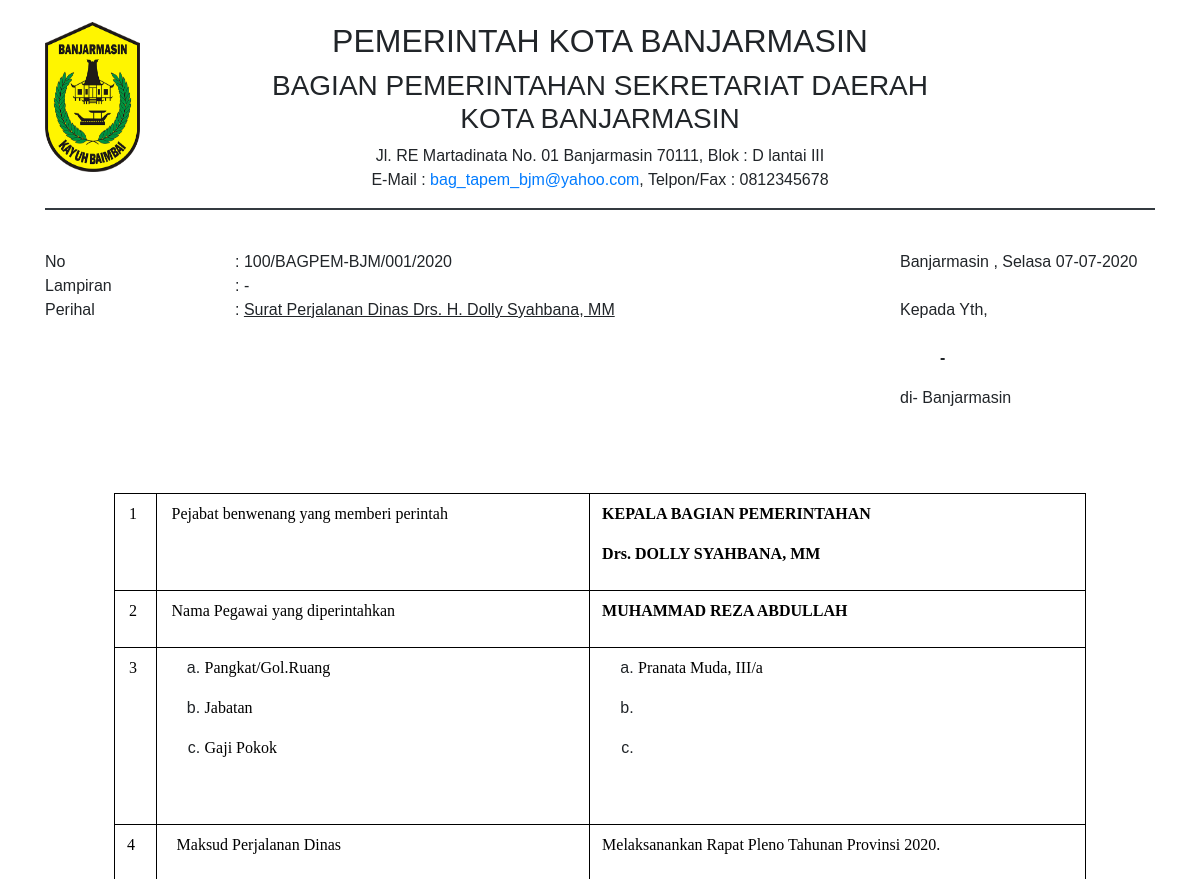
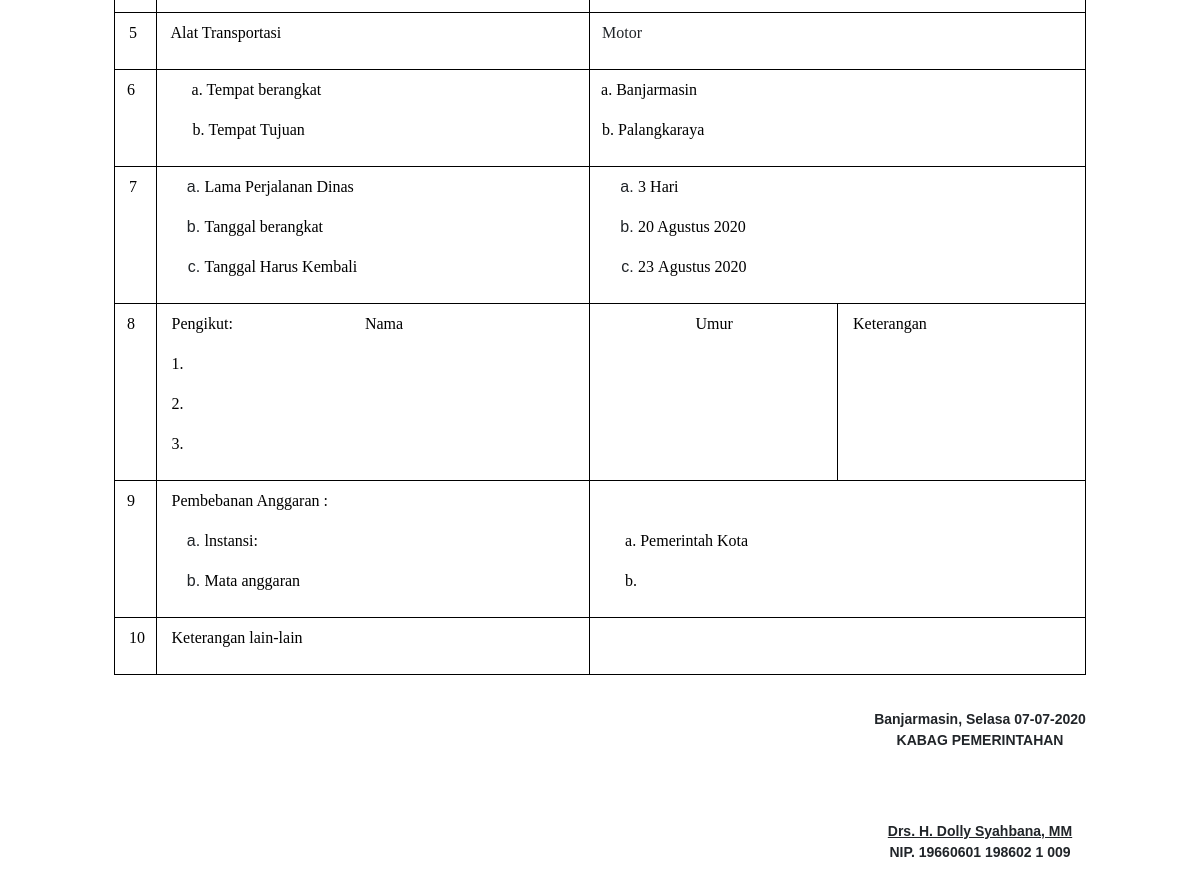
The page /admin/laporan/lap_sk_undangan.php?id=100/BAGPEM-BJM/001/2020 on the database its author committed (2 pictures, top to bottom).
### tables this page shows
CREATE TABLE `surat_keluar` (
  `id_sk` int(11) NOT NULL,
  `pembuat` varchar(225) NOT NULL,
  `no_surat` varchar(225) NOT NULL,
  `tgl_dibuat` datetime NOT NULL,
  `perihal` varchar(225) NOT NULL,
  `penerima` text NOT NULL,
  `isi` longtext NOT NULL,
  `type_surat` varchar(25) NOT NULL,
  `status_surat` int(5) NOT NULL
);

CREATE TABLE `user` (
  `id` int(11) NOT NULL,
  `username` varchar(50) NOT NULL,
  `password` varchar(225) NOT NULL,
  `nama` varchar(255) NOT NULL,
  `nip` varchar(25) NOT NULL,
  `pangkat` varchar(50) NOT NULL,
  `telegram_id` int(25) NOT NULL,
  `images` varchar(100) NOT NULL
);

### connections/tgl_indo.php (called while the page is built)
<?php
    function tgl_indo($indo_tgl){
       $tr   = trim($indo_tgl);
       $indo_tgl    = str_replace(array('Sun', 'Mon', 'Tue', 'Wed', 'Thu', 'Fri', 'Sat', 'January', 'February', 'March', 'April', 'May', 'June', 'July', 'August', 'September', 'October', 'November', 'December'), array('Minggu', 'Senin', 'Selasa', 'Rabu', 'Kamis', 'Jum\'at', 'Sabtu', 'Januari', 'Februari', 'Maret', 'April', 'Mei', 'Juni', 'Juli', 'Agustus', 'September', 'Oktober', 'November', 'Desember'), $tr);
       return $indo_tgl;
   }
 ?>

### admin/laporan/lap_sk_undangan.php (the view, shortened to what this page needs)
<?php include_once '../../assets/kop_surat.php'; include '../../connections/connection_db.php';?>
<?php
$id=$_GET['id'];
$sql=mysqli_query($con,"SELECT * from surat_keluar where no_surat='$id'");
while ($data=mysqli_fetch_array($sql)) {
	$tgl_dibuat=$data['tgl_dibuat'];
	?>
	<div class="row">
		<div class="col-md-2">
			No
			<br>
			Lampiran
			<br>
			Perihal
		</div>
		<div class="col-md-7">
			: <?php echo $data['no_surat']; ?>
			<br>
			: -
			<br>
			: <u><?php echo $data['perihal']; ?></u>
		</div>
		<div class="col-md-3" style="">
			Banjarmasin , <?php echo tgl_indo(date("D d-m-Y",strtotime($tgl_dibuat))) ?>
			<br>
			<br>
			Kepada Yth,
			<br>
			<br>
			<b><?php echo $data['penerima']; ?></b>
			di- Banjarmasin
		</div>
	</div>
	<br>
	<br>
	<div class="col-md-12" style="margin-top: 35px;">
		<?php echo $data['isi']; ?>
	</div>
	<div class="row">
		<div class="col-md-6"></div>
		<div class="col-md-2"></div>
		<div class="col-md-4" style="text-align: center; font-size: 14px;font-family: sans-serif;margin-top: 3%;">
			<b>
			Banjarmasin, <?php echo tgl_indo(date("D d-m-Y",strtotime($tgl_dibuat))) ?>
<?php } ?>
			<?php
			$query=mysqli_query($con,"select * from user where username='kabag'");
			$user=mysqli_fetch_array($query);
			$ttd=$user['nama'];
			$nip=$user['nip'];
			?>
			<p style="margin-bottom: 70px;">KABAG PEMERINTAHAN</p>
			<p><u><?php echo $ttd; ?></u><br>NIP. <?php echo $nip; ?></p>
		</b>
	</div>
</div>
</div>
</body>
</html>

### assets/kop_surat.php (style rules this page uses)
table { width: 90%; margin-left: 5%; margin-right: 5%; border-collapse: collapse; table-layout: fixed; }
table, th, td { border: 1px solid black; padding: 8px; }
table td { text-align: justify; word-wrap: break-word; }

### rows shown on the page
surat_keluar: no_surat "100/BAGPEM-BJM/001/2020", perihal "Surat Perjalanan Dinas Drs. H. Dolly Syahbana, MM", tgl_dibuat "Selasa 07-07-2020", penerima "-", isi "1 Pejabat benwenang yang memberi perintah KEPALA BAGIAN PEMERINTAHAN Drs. DOLLY SYAHBANA, MM 2 Nama Pegawai yang diperintahkan MUHAMMAD REZA ABDULLAH 3 Pangkat/Gol.Ruang Jabatan Gaji Pokok Pranata Muda, III/a 4 Maksud Perjalanan Dinas Melaksanankan Rapat Pleno Tahunan Provinsi 2020. 5 Alat Transportasi Motor 6 a. Tempat berangkat b. Tempat Tujuan a. Banjarmasin b. Palangkaraya 7 Lama Perjalanan Dinas Tanggal berangkat Tanggal Harus Kembali 3 Hari 20 Agustus 2020 23 Agustus 2020 8 Pengikut: Nama 1. 2. 3. Umur Keterangan 9 Pembebanan Anggaran : lnstansi: Mata anggaran a. Pemerintah Kota b. 10 Keterangan lain-lain"
user: nama "Drs. H. Dolly Syahbana, MM", nip "19660601 198602 1 009"
